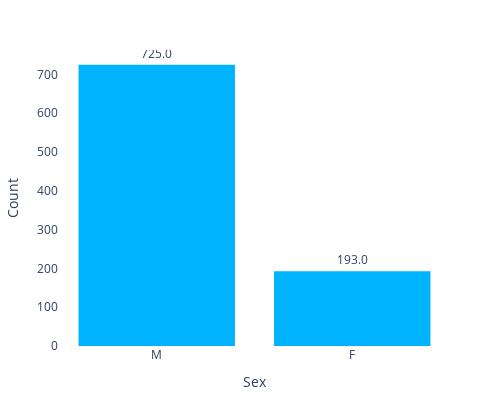
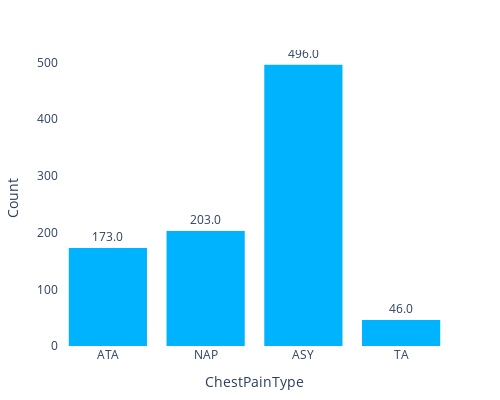
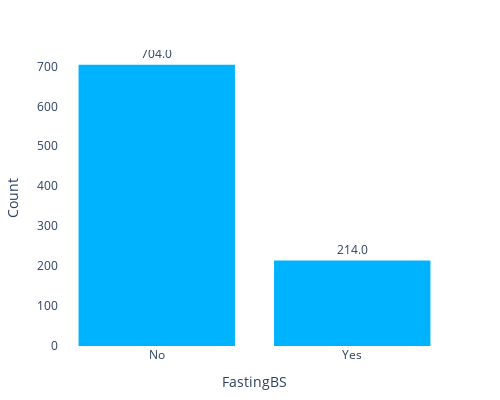
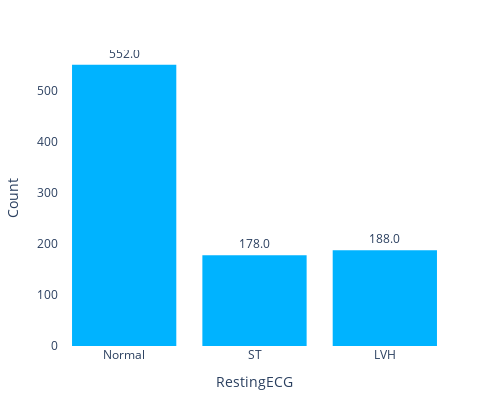

Notebook code cell kept with these figures, in order:
### Code cell
for c in df_cat.columns:
    show_histogram(df, x=c)

### Figure 1 — Plotly figure (JSON) as saved in the notebook; plotly's stock layout.template omitted (floating-point values rounded to 4 significant figures; data arrays with more than 128 entries replaced by an {"elided": "..."} marker saying what was removed)
{"data": [{"alignmentgroup": "True", "bingroup": "x", "hovertemplate": "Sex=%{x}<br>count=%{y}<extra></extra>", "legendgroup": "", "marker": {"color": "#00b3ff", "pattern": {"shape": ""}}, "name": "", "offsetgroup": "", "orientation": "v", "showlegend": false, "textposition": "outside", "texttemplate": "%{value:.1f}", "type": "histogram", "x": {"elided": "918 str values"}, "xaxis": "x", "yaxis": "y"}], "layout": {"barmode": "relative", "height": 400, "legend": {"tracegroupgap": 0}, "margin": {"b": 50, "l": 50, "r": 50, "t": 50}, "paper_bgcolor": "rgba(0, 0, 0, 0)", "plot_bgcolor": "rgba(0, 0, 0, 0)", "width": 500, "xaxis": {"anchor": "y", "domain": [0, 1], "title": {"text": "Sex"}}, "yaxis": {"anchor": "x", "domain": [0, 1], "title": {"text": "Count"}}}}

### Figure 2 — Plotly figure (JSON) as saved in the notebook; plotly's stock layout.template omitted (floating-point values rounded to 4 significant figures; data arrays with more than 128 entries replaced by an {"elided": "..."} marker saying what was removed)
{"data": [{"alignmentgroup": "True", "bingroup": "x", "hovertemplate": "ChestPainType=%{x}<br>count=%{y}<extra></extra>", "legendgroup": "", "marker": {"color": "#00b3ff", "pattern": {"shape": ""}}, "name": "", "offsetgroup": "", "orientation": "v", "showlegend": false, "textposition": "outside", "texttemplate": "%{value:.1f}", "type": "histogram", "x": {"elided": "918 str values"}, "xaxis": "x", "yaxis": "y"}], "layout": {"barmode": "relative", "height": 400, "legend": {"tracegroupgap": 0}, "margin": {"b": 50, "l": 50, "r": 50, "t": 50}, "paper_bgcolor": "rgba(0, 0, 0, 0)", "plot_bgcolor": "rgba(0, 0, 0, 0)", "width": 500, "xaxis": {"anchor": "y", "domain": [0, 1], "title": {"text": "ChestPainType"}}, "yaxis": {"anchor": "x", "domain": [0, 1], "title": {"text": "Count"}}}}

### Figure 3 — Plotly figure (JSON) as saved in the notebook; plotly's stock layout.template omitted (floating-point values rounded to 4 significant figures; data arrays with more than 128 entries replaced by an {"elided": "..."} marker saying what was removed)
{"data": [{"alignmentgroup": "True", "bingroup": "x", "hovertemplate": "FastingBS=%{x}<br>count=%{y}<extra></extra>", "legendgroup": "", "marker": {"color": "#00b3ff", "pattern": {"shape": ""}}, "name": "", "offsetgroup": "", "orientation": "v", "showlegend": false, "textposition": "outside", "texttemplate": "%{value:.1f}", "type": "histogram", "x": {"elided": "918 str values"}, "xaxis": "x", "yaxis": "y"}], "layout": {"barmode": "relative", "height": 400, "legend": {"tracegroupgap": 0}, "margin": {"b": 50, "l": 50, "r": 50, "t": 50}, "paper_bgcolor": "rgba(0, 0, 0, 0)", "plot_bgcolor": "rgba(0, 0, 0, 0)", "width": 500, "xaxis": {"anchor": "y", "domain": [0, 1], "title": {"text": "FastingBS"}}, "yaxis": {"anchor": "x", "domain": [0, 1], "title": {"text": "Count"}}}}

### Figure 4 — Plotly figure (JSON) as saved in the notebook; plotly's stock layout.template omitted (floating-point values rounded to 4 significant figures; data arrays with more than 128 entries replaced by an {"elided": "..."} marker saying what was removed)
{"data": [{"alignmentgroup": "True", "bingroup": "x", "hovertemplate": "RestingECG=%{x}<br>count=%{y}<extra></extra>", "legendgroup": "", "marker": {"color": "#00b3ff", "pattern": {"shape": ""}}, "name": "", "offsetgroup": "", "orientation": "v", "showlegend": false, "textposition": "outside", "texttemplate": "%{value:.1f}", "type": "histogram", "x": {"elided": "918 str values"}, "xaxis": "x", "yaxis": "y"}], "layout": {"barmode": "relative", "height": 400, "legend": {"tracegroupgap": 0}, "margin": {"b": 50, "l": 50, "r": 50, "t": 50}, "paper_bgcolor": "rgba(0, 0, 0, 0)", "plot_bgcolor": "rgba(0, 0, 0, 0)", "width": 500, "xaxis": {"anchor": "y", "domain": [0, 1], "title": {"text": "RestingECG"}}, "yaxis": {"anchor": "x", "domain": [0, 1], "title": {"text": "Count"}}}}
